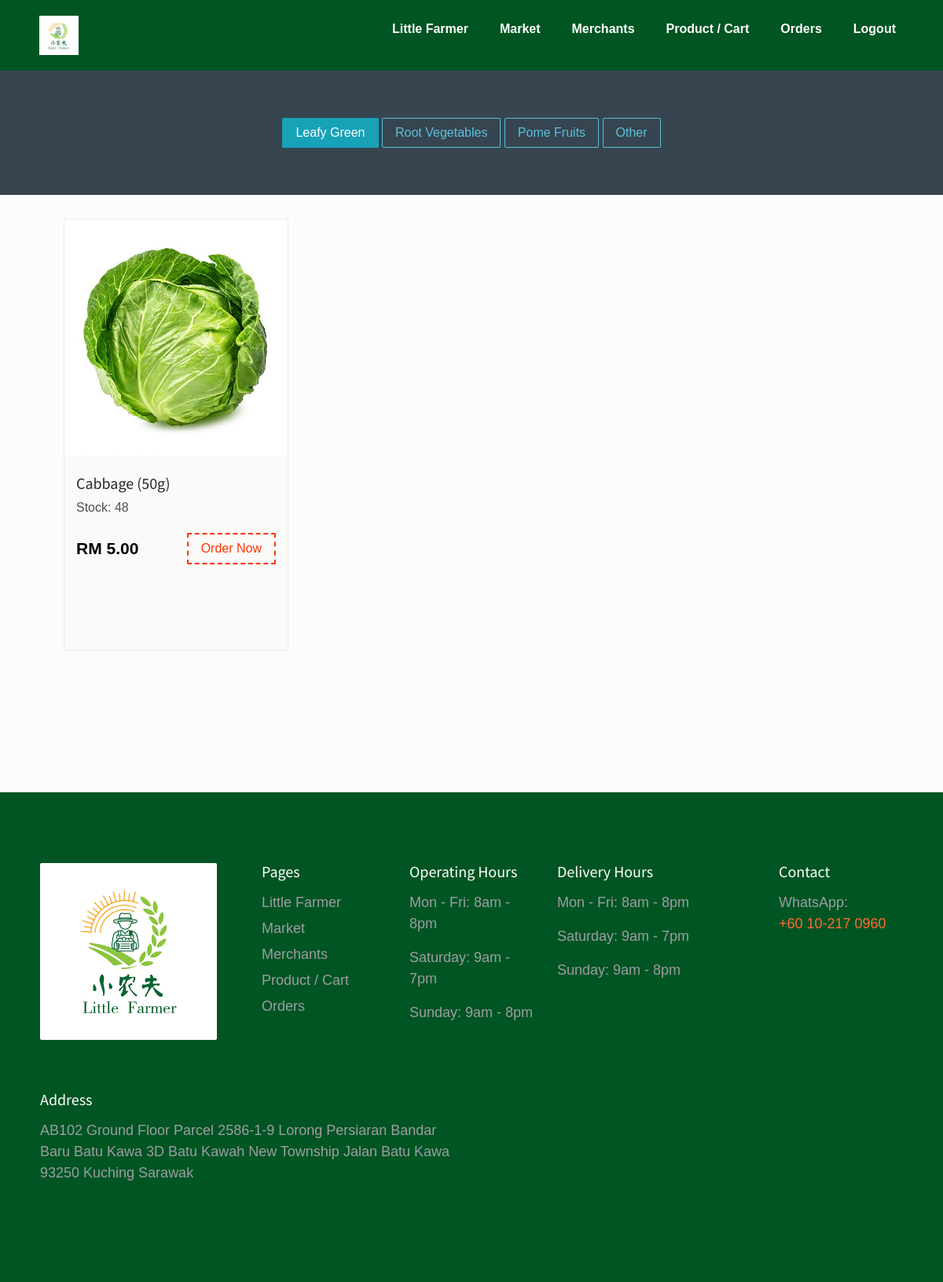
Before: /category_products.php?categories_id=5 (signed in) with the older database file.
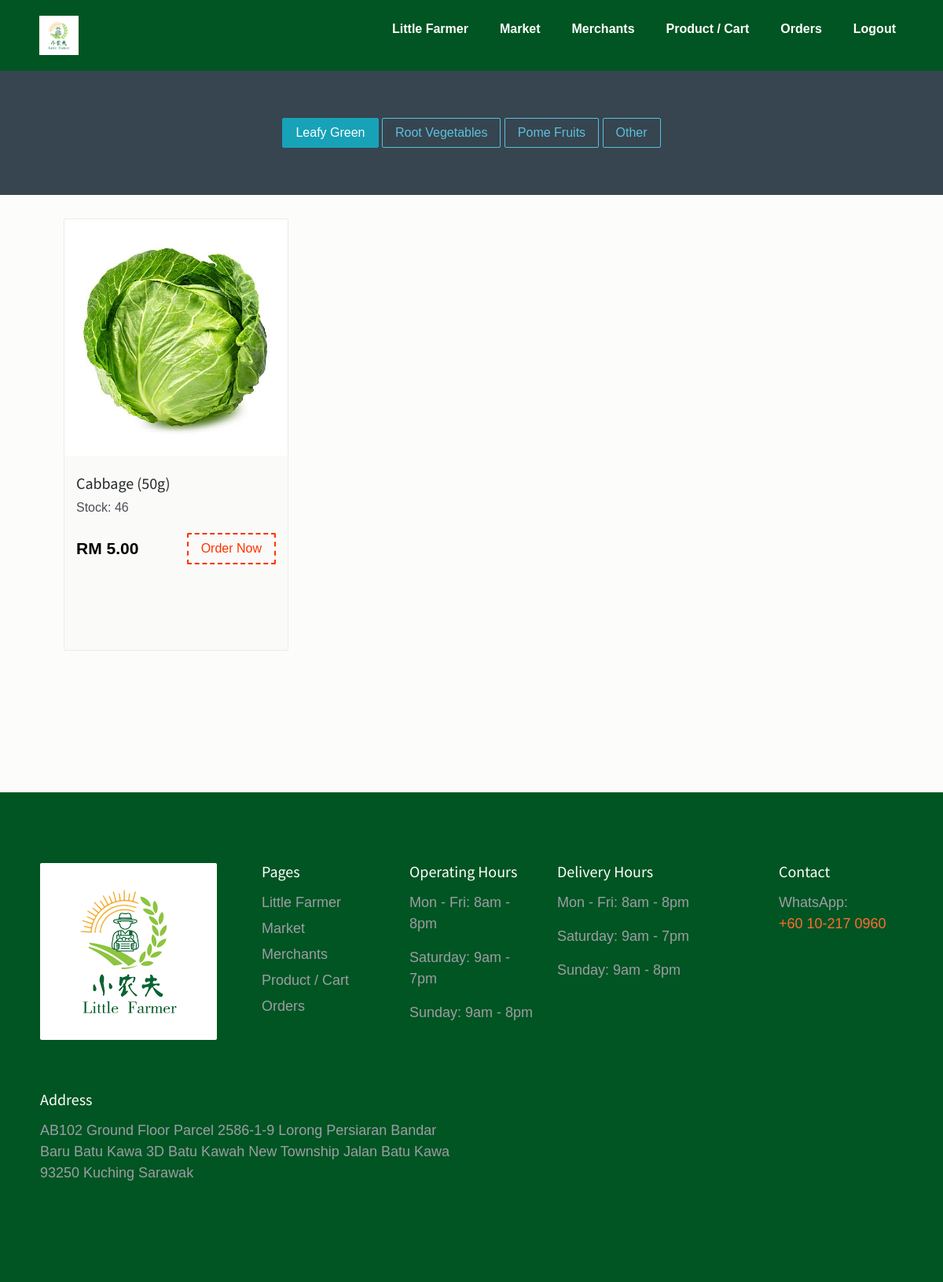
After: the same page with the newer database file.
### tables this page shows
CREATE TABLE `product` (
  `product_id` int(11) NOT NULL,
  `product_name` varchar(255) NOT NULL,
  `product_image` text NOT NULL,
  `descr` varchar(500) NOT NULL,
  `weight` int(5) NOT NULL,
  `categories_id` int(11) NOT NULL,
  `quantity` decimal(11,3) NOT NULL,
  `price` decimal(10,2) NOT NULL,
  `owner` text NOT NULL,
  `active` int(11) NOT NULL DEFAULT 0,
  `status` int(11) NOT NULL DEFAULT 0
);

### category_products.php (the view, shortened to what this page needs)
<!DOCTYPE html>
<html lang="en">
<head>
    <link href="css/bootstrap.min.css" rel="stylesheet">
    <link href="css/font-awesome.min.css" rel="stylesheet">
    <link href="css/animsition.min.css" rel="stylesheet">
    <link href="css/animate.css" rel="stylesheet">
    <link href="css/style.css" rel="stylesheet">
</head>
<body class="home">
    <?php include("includes/header.php"); ?>
    <section class="hero">
        <div class="hero-inner">
            <?php
                $activeCategoryId = isset($_GET['categories_id']) ? $_GET['categories_id'] : '';
            ?>
            <div>
                <a href="category_products.php?categories_id=5" class="btn btn-outline-info <?= $activeCategoryId == 5 ? 'active-link' : '' ?>" role="button">Leafy Green</a>
                <a href="category_products.php?categories_id=6" class="btn btn-outline-info <?= $activeCategoryId == 6 ? 'active-link' : '' ?>" role="button">Root Vegetables</a>
                <a href="category_products.php?categories_id=7" class="btn btn-outline-info <?= $activeCategoryId == 7 ? 'active-link' : '' ?>" role="button">Pome Fruits</a>
                <a href="category_products.php?categories_id=8" class="btn btn-outline-info <?= $activeCategoryId == 8 ? 'active-link' : '' ?>" role="button">Other</a>
            </div>
        </div>
    </section>
    <section class="popular">
        <div class="container">
            <div class="row">
            <?php
            if (isset($_GET['categories_id']))
            {
                $id = $_GET['categories_id'];
            }
            else
            {
                $id = 0;
            }
            $ress = mysqli_query($db, "SELECT * FROM product WHERE categories_id = {$id}");
            while ($r = mysqli_fetch_array($ress))
            {
                echo '<div class="col-xs-12 col-sm-6 col-md-4 food-item">
                        <div class="food-item-wrap">
                            <div class="figure-wrap bg-image" data-image-src="' . $r['product_image'] . '">
                            </div>
                            <div class="product content" data-product-id="'.$r['product_id'].'" data-product-owner="'.$r['owner'].'">
                                <div class="price-btn-block">
                                    <a href="dishes.php?res_id='.$r['owner'].'"> <h5>'.$r['product_name'].'</h5></a>
                                    <div class="product-name"> Stock: '.(int) $r['quantity'].'</div>
                                    <span class="price">RM '.$r['price'].'</span>
                                    <button class="btn theme-btn-dash pull-right addToCart">Order Now</button>
                                </div>
                            </div>
                        </div>
                    </div>';
            }
            ?>
        </div>
    </section>
    <?php
    include("includes/footer.php");
    ?>
</body>
</html>

Changed rows visible on the page:
changed product "Cabbage (50g)": quantity "48" → "46"
